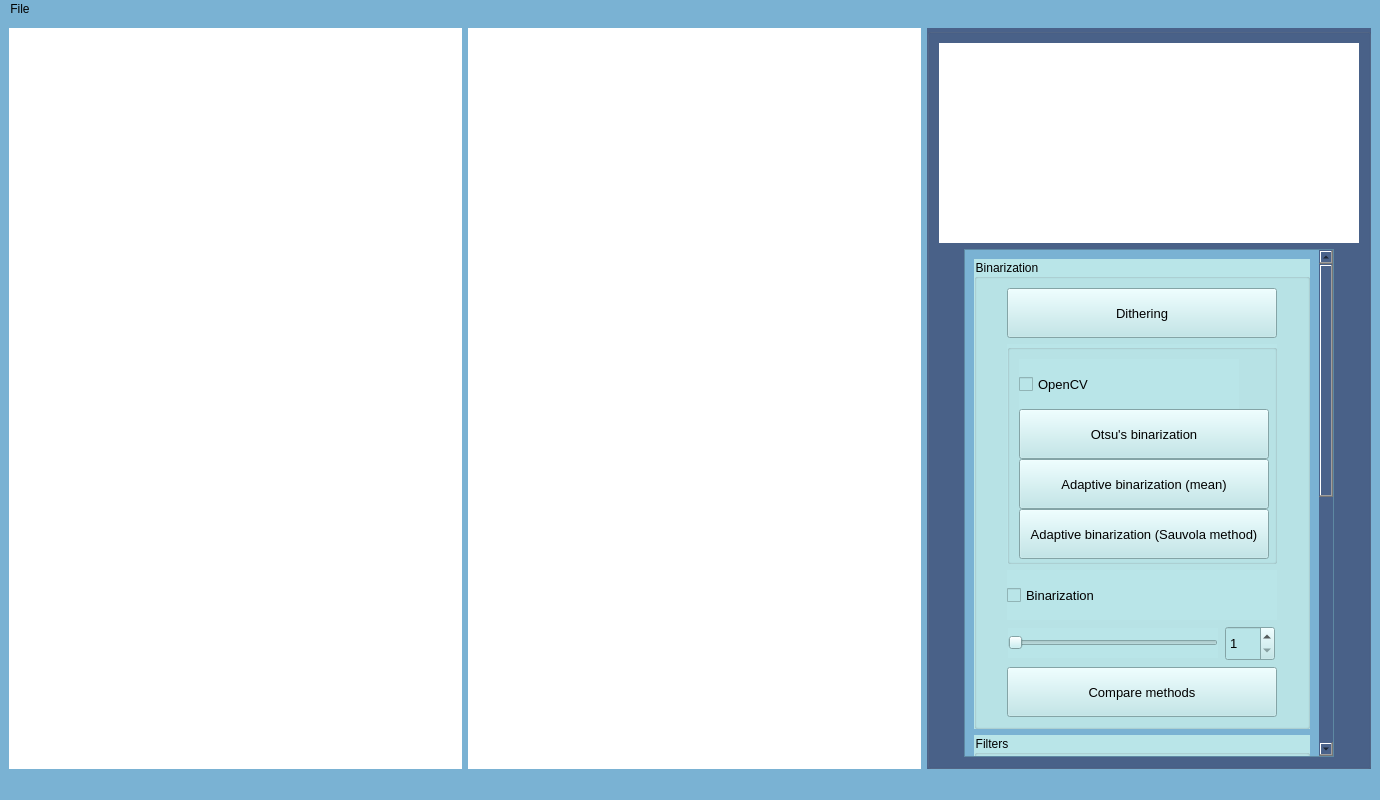
<?xml version="1.0" encoding="UTF-8"?>
<ui version="4.0">
 <class>MainWindow</class>
 <widget class="QMainWindow" name="MainWindow">
  <property name="geometry">
   <rect>
    <x>0</x>
    <y>0</y>
    <width>1380</width>
    <height>800</height>
   </rect>
  </property>
  <property name="minimumSize">
   <size>
    <width>1380</width>
    <height>800</height>
   </size>
  </property>
  <property name="windowTitle">
   <string>Editor</string>
  </property>
  <property name="styleSheet">
   <string notr="true">background-color: rgb(122, 178, 211);</string>
  </property>
  <widget class="QWidget" name="centralwidget">
   <layout class="QGridLayout" name="gridLayout_7">
    <item row="0" column="0">
     <layout class="QHBoxLayout" name="horizontalLayout_2">
      <item>
       <layout class="QHBoxLayout" name="horizontalLayout_Pictures">
        <item>
         <widget class="QLabel" name="label_Original">
          <property name="minimumSize">
           <size>
            <width>450</width>
            <height>450</height>
           </size>
          </property>
          <property name="styleSheet">
           <string notr="true">background-color: rgb(255, 255, 255);</string>
          </property>
          <property name="text">
           <string/>
          </property>
         </widget>
        </item>
        <item>
         <widget class="QLabel" name="label_Edit">
          <property name="minimumSize">
           <size>
            <width>450</width>
            <height>450</height>
           </size>
          </property>
          <property name="styleSheet">
           <string notr="true">background-color: rgb(255, 255, 255);</string>
          </property>
          <property name="text">
           <string/>
          </property>
         </widget>
        </item>
       </layout>
      </item>
      <item>
       <widget class="QGroupBox" name="groupBox">
        <property name="minimumSize">
         <size>
          <width>0</width>
          <height>450</height>
         </size>
        </property>
        <property name="maximumSize">
         <size>
          <width>444</width>
          <height>16777215</height>
         </size>
        </property>
        <property name="styleSheet">
         <string notr="true">background-color: rgb(74, 98, 138);</string>
        </property>
        <property name="title">
         <string/>
        </property>
        <layout class="QGridLayout" name="gridLayout_6">
         <item row="0" column="0">
          <layout class="QHBoxLayout" name="horizontalLayout_4">
           <item>
            <widget class="Histogram" name="label_Histogram" native="true">
             <property name="minimumSize">
              <size>
               <width>420</width>
               <height>200</height>
              </size>
             </property>
             <property name="maximumSize">
              <size>
               <width>420</width>
               <height>200</height>
              </size>
             </property>
             <property name="styleSheet">
              <string notr="true">background-color: rgb(255, 255, 255);</string>
             </property>
             <property name="text" stdset="0">
              <string/>
             </property>
            </widget>
           </item>
           <item>
            <spacer name="horizontalSpacer_4">
             <property name="orientation">
              <enum>Qt::Horizontal</enum>
             </property>
             <property name="sizeHint" stdset="0">
              <size>
               <width>40</width>
               <height>20</height>
              </size>
             </property>
            </spacer>
           </item>
          </layout>
         </item>
         <item row="1" column="0">
          <layout class="QHBoxLayout" name="horizontalLayout_3">
           <item>
            <spacer name="horizontalSpacer_2">
             <property name="orientation">
              <enum>Qt::Horizontal</enum>
             </property>
             <property name="sizeHint" stdset="0">
              <size>
               <width>37</width>
               <height>17</height>
              </size>
             </property>
            </spacer>
           </item>
           <item>
            <widget class="QScrollArea" name="scrollArea">
             <property name="minimumSize">
              <size>
               <width>370</width>
               <height>500</height>
              </size>
             </property>
             <property name="maximumSize">
              <size>
               <width>370</width>
               <height>16777215</height>
              </size>
             </property>
             <property name="styleSheet">
              <string notr="true">background-color: rgb(122, 178, 211);</string>
             </property>
             <property name="widgetResizable">
              <bool>true</bool>
             </property>
             <widget class="QWidget" name="scrollAreaWidgetContents">
              <property name="geometry">
               <rect>
                <x>0</x>
                <y>0</y>
                <width>347</width>
                <height>1053</height>
               </rect>
              </property>
              <layout class="QGridLayout" name="gridLayout_3">
               <item row="2" column="0">
                <widget class="QGroupBox" name="groupBox_Hist">
                 <property name="minimumSize">
                  <size>
                   <width>324</width>
                   <height>0</height>
                  </size>
                 </property>
                 <property name="styleSheet">
                  <string notr="true">background-color: rgb(185, 229, 232);</string>
                 </property>
                 <property name="title">
                  <string>Hist</string>
                 </property>
                 <layout class="QGridLayout" name="gridLayout_4">
                  <item row="0" column="0">
                   <layout class="QHBoxLayout" name="horizontalLayout_21">
                    <item>
                     <widget class="QPushButton" name="pushButton_Dark">
                      <property name="minimumSize">
                       <size>
                        <width>200</width>
                        <height>50</height>
                       </size>
                      </property>
                      <property name="maximumSize">
                       <size>
                        <width>200</width>
                        <height>50</height>
                       </size>
                      </property>
                      <property name="font">
                       <font>
                        <pointsize>10</pointsize>
                       </font>
                      </property>
                      <property name="text">
                       <string>Dark</string>
                      </property>
                     </widget>
                    </item>
                    <item>
                     <widget class="QSpinBox" name="spinBox_Dark">
                      <property name="minimumSize">
                       <size>
                        <width>50</width>
                        <height>30</height>
                       </size>
                      </property>
                      <property name="maximumSize">
                       <size>
                        <width>50</width>
                        <height>30</height>
                       </size>
                      </property>
                      <property name="sizeIncrement">
                       <size>
                        <width>50</width>
                        <height>0</height>
                       </size>
                      </property>
                      <property name="font">
                       <font>
                        <pointsize>10</pointsize>
                       </font>
                      </property>
                      <property name="minimum">
                       <number>1</number>
                      </property>
                      <property name="maximum">
                       <number>10</number>
                      </property>
                     </widget>
                    </item>
                   </layout>
                  </item>
                  <item row="1" column="0">
                   <layout class="QHBoxLayout" name="horizontalLayout_22">
                    <item>
                     <widget class="QPushButton" name="pushButton_Bright">
                      <property name="minimumSize">
                       <size>
                        <width>200</width>
                        <height>50</height>
                       </size>
                      </property>
                      <property name="maximumSize">
                       <size>
                        <width>200</width>
                        <height>50</height>
                       </size>
                      </property>
                      <property name="font">
                       <font>
                        <pointsize>10</pointsize>
                       </font>
                      </property>
                      <property name="text">
                       <string>Bright</string>
                      </property>
                     </widget>
                    </item>
                    <item>
                     <widget class="QSpinBox" name="spinBox_Bright">
                      <property name="minimumSize">
                       <size>
                        <width>50</width>
                        <height>30</height>
                       </size>
                      </property>
                      <property name="maximumSize">
                       <size>
                        <width>50</width>
                        <height>30</height>
                       </size>
                      </property>
                      <property name="sizeIncrement">
                       <size>
                        <width>50</width>
                        <height>0</height>
                       </size>
                      </property>
                      <property name="font">
                       <font>
                        <pointsize>10</pointsize>
                       </font>
                      </property>
                      <property name="minimum">
                       <number>1</number>
                      </property>
                      <property name="maximum">
                       <number>10</number>
                      </property>
                     </widget>
                    </item>
                   </layout>
                  </item>
                  <item row="2" column="0">
                   <widget class="QPushButton" name="pushButton_Linear_correction">
                    <property name="minimumSize">
                     <size>
                      <width>270</width>
                      <height>50</height>
                     </size>
                    </property>
                    <property name="maximumSize">
                     <size>
                      <width>300</width>
                      <height>50</height>
                     </size>
                    </property>
                    <property name="font">
                     <font>
                      <pointsize>10</pointsize>
                     </font>
                    </property>
                    <property name="text">
                     <string>Linear correction</string>
                    </property>
                   </widget>
                  </item>
                  <item row="4" column="0">
                   <widget class="QPushButton" name="pushButton_Adaptive_Histogram_Equalization">
                    <property name="minimumSize">
                     <size>
                      <width>300</width>
                      <height>50</height>
                     </size>
                    </property>
                    <property name="maximumSize">
                     <size>
                      <width>300</width>
                      <height>50</height>
                     </size>
                    </property>
                    <property name="font">
                     <font>
                      <pointsize>10</pointsize>
                     </font>
                    </property>
                    <property name="text">
                     <string>Adaptive Histogram equalization</string>
                    </property>
                   </widget>
                  </item>
                  <item row="3" column="0">
                   <widget class="QPushButton" name="pushButton_Histogram_Equalization">
                    <property name="minimumSize">
                     <size>
                      <width>300</width>
                      <height>50</height>
                     </size>
                    </property>
                    <property name="maximumSize">
                     <size>
                      <width>300</width>
                      <height>50</height>
                     </size>
                    </property>
                    <property name="font">
                     <font>
                      <pointsize>10</pointsize>
                     </font>
                    </property>
                    <property name="text">
                     <string>Histogram equalization</string>
                    </property>
                   </widget>
                  </item>
                 </layout>
                </widget>
               </item>
               <item row="0" column="0">
                <widget class="QGroupBox" name="groupBox_Binarization">
                 <property name="font">
                  <font>
                   <weight>50</weight>
                   <italic>false</italic>
                   <bold>false</bold>
                   <underline>false</underline>
                   <strikeout>false</strikeout>
                  </font>
                 </property>
                 <property name="styleSheet">
                  <string notr="true">background-color: rgb(185, 229, 232);</string>
                 </property>
                 <property name="title">
                  <string>Binarization</string>
                 </property>
                 <layout class="QGridLayout" name="gridLayout_5">
                  <item row="3" column="0">
                   <layout class="QHBoxLayout" name="horizontalLayout">
                    <item>
                     <widget class="QSlider" name="horizontalSlider_Threshold">
                      <property name="enabled">
                       <bool>false</bool>
                      </property>
                      <property name="sizePolicy">
                       <sizepolicy hsizetype="Minimum" vsizetype="Fixed">
                        <horstretch>0</horstretch>
                        <verstretch>0</verstretch>
                       </sizepolicy>
                      </property>
                      <property name="minimumSize">
                       <size>
                        <width>210</width>
                        <height>15</height>
                       </size>
                      </property>
                      <property name="maximumSize">
                       <size>
                        <width>210</width>
                        <height>30</height>
                       </size>
                      </property>
                      <property name="styleSheet">
                       <string notr="true"/>
                      </property>
                      <property name="minimum">
                       <number>1</number>
                      </property>
                      <property name="maximum">
                       <number>255</number>
                      </property>
                      <property name="tracking">
                       <bool>true</bool>
                      </property>
                      <property name="orientation">
                       <enum>Qt::Horizontal</enum>
                      </property>
                     </widget>
                    </item>
                    <item>
                     <widget class="QSpinBox" name="spinBox_Threshold">
                      <property name="minimumSize">
                       <size>
                        <width>50</width>
                        <height>35</height>
                       </size>
                      </property>
                      <property name="maximumSize">
                       <size>
                        <width>50</width>
                        <height>35</height>
                       </size>
                      </property>
                      <property name="font">
                       <font>
                        <pointsize>10</pointsize>
                       </font>
                      </property>
                      <property name="minimum">
                       <number>1</number>
                      </property>
                      <property name="maximum">
                       <number>255</number>
                      </property>
                     </widget>
                    </item>
                   </layout>
                  </item>
                  <item row="4" column="0">
                   <widget class="QPushButton" name="pushButton_Compare_methods">
                    <property name="sizePolicy">
                     <sizepolicy hsizetype="Minimum" vsizetype="Fixed">
                      <horstretch>0</horstretch>
                      <verstretch>0</verstretch>
                     </sizepolicy>
                    </property>
                    <property name="minimumSize">
                     <size>
                      <width>270</width>
                      <height>50</height>
                     </size>
                    </property>
                    <property name="maximumSize">
                     <size>
                      <width>270</width>
                      <height>50</height>
                     </size>
                    </property>
                    <property name="font">
                     <font>
                      <pointsize>10</pointsize>
                     </font>
                    </property>
                    <property name="text">
                     <string>Compare methods</string>
                    </property>
                   </widget>
                  </item>
                  <item row="0" column="0">
                   <widget class="QPushButton" name="pushButton_Dithering">
                    <property name="minimumSize">
                     <size>
                      <width>270</width>
                      <height>50</height>
                     </size>
                    </property>
                    <property name="maximumSize">
                     <size>
                      <width>270</width>
                      <height>50</height>
                     </size>
                    </property>
                    <property name="font">
                     <font>
                      <family>MS Shell Dlg 2</family>
                      <pointsize>10</pointsize>
                      <weight>50</weight>
                      <italic>false</italic>
                      <bold>false</bold>
                     </font>
                    </property>
                    <property name="styleSheet">
                     <string notr="true">font: 10pt &quot;MS Shell Dlg 2&quot;;</string>
                    </property>
                    <property name="text">
                     <string>Dithering</string>
                    </property>
                   </widget>
                  </item>
                  <item row="2" column="0">
                   <widget class="QCheckBox" name="checkBox_Binarization">
                    <property name="sizePolicy">
                     <sizepolicy hsizetype="Minimum" vsizetype="Fixed">
                      <horstretch>0</horstretch>
                      <verstretch>0</verstretch>
                     </sizepolicy>
                    </property>
                    <property name="minimumSize">
                     <size>
                      <width>270</width>
                      <height>50</height>
                     </size>
                    </property>
                    <property name="maximumSize">
                     <size>
                      <width>270</width>
                      <height>50</height>
                     </size>
                    </property>
                    <property name="font">
                     <font>
                      <pointsize>10</pointsize>
                     </font>
                    </property>
                    <property name="text">
                     <string>Binarization</string>
                    </property>
                   </widget>
                  </item>
                  <item row="1" column="0">
                   <widget class="QGroupBox" name="groupBox_Binarization_OpenCV">
                    <property name="minimumSize">
                     <size>
                      <width>270</width>
                      <height>220</height>
                     </size>
                    </property>
                    <property name="maximumSize">
                     <size>
                      <width>270</width>
                      <height>220</height>
                     </size>
                    </property>
                    <property name="title">
                     <string/>
                    </property>
                    <layout class="QGridLayout" name="gridLayout">
                     <item row="2" column="0">
                      <widget class="QPushButton" name="pushButton_Adaptive_Binarization_1">
                       <property name="minimumSize">
                        <size>
                         <width>250</width>
                         <height>50</height>
                        </size>
                       </property>
                       <property name="maximumSize">
                        <size>
                         <width>250</width>
                         <height>50</height>
                        </size>
                       </property>
                       <property name="font">
                        <font>
                         <pointsize>10</pointsize>
                        </font>
                       </property>
                       <property name="text">
                        <string>Adaptive binarization (mean)</string>
                       </property>
                      </widget>
                     </item>
                     <item row="0" column="0">
                      <widget class="QCheckBox" name="checkBox_OpenCV">
                       <property name="minimumSize">
                        <size>
                         <width>220</width>
                         <height>50</height>
                        </size>
                       </property>
                       <property name="maximumSize">
                        <size>
                         <width>220</width>
                         <height>50</height>
                        </size>
                       </property>
                       <property name="font">
                        <font>
                         <pointsize>10</pointsize>
                        </font>
                       </property>
                       <property name="text">
                        <string>OpenCV</string>
                       </property>
                      </widget>
                     </item>
                     <item row="1" column="0">
                      <widget class="QPushButton" name="pushButton_Otsu_Binarization">
                       <property name="minimumSize">
                        <size>
                         <width>250</width>
                         <height>50</height>
                        </size>
                       </property>
                       <property name="maximumSize">
                        <size>
                         <width>250</width>
                         <height>50</height>
                        </size>
                       </property>
                       <property name="font">
                        <font>
                         <pointsize>10</pointsize>
                        </font>
                       </property>
                       <property name="text">
                        <string>Otsu's binarization</string>
                       </property>
                      </widget>
                     </item>
                     <item row="3" column="0">
                      <widget class="QPushButton" name="pushButton_Adaptive_Binarization_2">
                       <property name="minimumSize">
                        <size>
                         <width>250</width>
                         <height>50</height>
                        </size>
                       </property>
                       <property name="maximumSize">
                        <size>
                         <width>250</width>
                         <height>50</height>
                        </size>
                       </property>
                       <property name="font">
                        <font>
                         <pointsize>10</pointsize>
                        </font>
                       </property>
                       <property name="text">
                        <string>Adaptive binarization (Sauvola method)</string>
                       </property>
                      </widget>
                     </item>
                    </layout>
                   </widget>
                  </item>
                 </layout>
                </widget>
               </item>
               <item row="1" column="0">
                <widget class="QGroupBox" name="groupBox_Filters">
                 <property name="minimumSize">
                  <size>
                   <width>270</width>
                   <height>220</height>
                  </size>
                 </property>
                 <property name="maximumSize">
                  <size>
                   <width>16777215</width>
                   <height>16777215</height>
                  </size>
                 </property>
                 <property name="styleSheet">
                  <string notr="true">background-color: rgb(185, 229, 232);</string>
                 </property>
                 <property name="title">
                  <string>Filters</string>
                 </property>
                 <layout class="QGridLayout" name="gridLayout_2">
                  <item row="2" column="0">
                   <widget class="QPushButton" name="pushButton_Adaptive_Median_filter">
                    <property name="minimumSize">
                     <size>
                      <width>270</width>
                      <height>50</height>
                     </size>
                    </property>
                    <property name="maximumSize">
                     <size>
                      <width>250</width>
                      <height>50</height>
                     </size>
                    </property>
                    <property name="font">
                     <font>
                      <pointsize>10</pointsize>
                     </font>
                    </property>
                    <property name="text">
                     <string>Adaptive Median filter</string>
                    </property>
                   </widget>
                  </item>
                  <item row="1" column="0">
                   <widget class="QPushButton" name="pushButton_Median_filter">
                    <property name="minimumSize">
                     <size>
                      <width>270</width>
                      <height>50</height>
                     </size>
                    </property>
                    <property name="maximumSize">
                     <size>
                      <width>250</width>
                      <height>50</height>
                     </size>
                    </property>
                    <property name="font">
                     <font>
                      <pointsize>10</pointsize>
                     </font>
                    </property>
                    <property name="text">
                     <string>Median filter</string>
                    </property>
                   </widget>
                  </item>
                  <item row="0" column="0">
                   <widget class="QPushButton" name="pushButton_Gauss_filter">
                    <property name="minimumSize">
                     <size>
                      <width>270</width>
                      <height>50</height>
                     </size>
                    </property>
                    <property name="maximumSize">
                     <size>
                      <width>250</width>
                      <height>50</height>
                     </size>
                    </property>
                    <property name="font">
                     <font>
                      <pointsize>10</pointsize>
                     </font>
                    </property>
                    <property name="text">
                     <string>Gauss filter</string>
                    </property>
                   </widget>
                  </item>
                 </layout>
                </widget>
               </item>
              </layout>
             </widget>
            </widget>
           </item>
           <item>
            <spacer name="horizontalSpacer">
             <property name="orientation">
              <enum>Qt::Horizontal</enum>
             </property>
             <property name="sizeHint" stdset="0">
              <size>
               <width>37</width>
               <height>17</height>
              </size>
             </property>
            </spacer>
           </item>
          </layout>
         </item>
        </layout>
       </widget>
      </item>
     </layout>
    </item>
   </layout>
  </widget>
  <widget class="QMenuBar" name="menubar">
   <property name="geometry">
    <rect>
     <x>0</x>
     <y>0</y>
     <width>1380</width>
     <height>26</height>
    </rect>
   </property>
   <widget class="QMenu" name="menuFile">
    <property name="title">
     <string>File</string>
    </property>
    <addaction name="actionOpen"/>
    <addaction name="actionSave"/>
    <addaction name="separator"/>
    <addaction name="actionExit"/>
   </widget>
   <addaction name="menuFile"/>
  </widget>
  <widget class="QStatusBar" name="statusbar"/>
  <action name="actionOpen">
   <property name="text">
    <string>Open</string>
   </property>
  </action>
  <action name="actionSave">
   <property name="text">
    <string>Save</string>
   </property>
  </action>
  <action name="actionExit">
   <property name="text">
    <string>Exit</string>
   </property>
  </action>
 </widget>
 <customwidgets>
  <customwidget>
   <class>Histogram</class>
   <extends>QWidget</extends>
   <header>histogram.h</header>
   <container>1</container>
  </customwidget>
 </customwidgets>
 <resources/>
 <connections/>
</ui>
